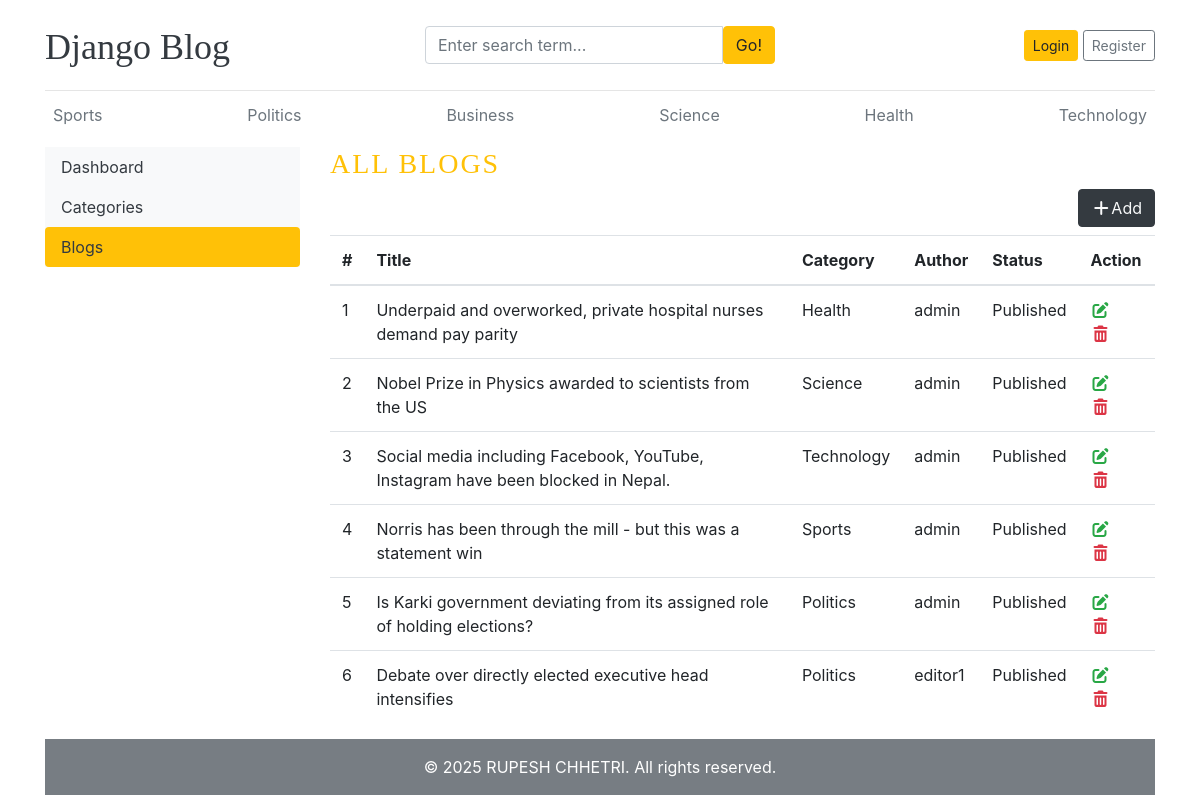
Page /dashboard/blogs/ on the committed database.
### blogs/models.py (models this page shows, shortened)
class Category(models.Model):
    category_name = models.CharField(max_length=100)
    created_at = models.DateTimeField(auto_now_add=True)
    updated_at = models.DateTimeField(auto_now=True)
    class meta:
        verbose_name_plural = "Categories"
    def __str__(self):
        return self.category_name

class Blog(models.Model):
    title=models.CharField(max_length=200)
    slug=models.SlugField(max_length=200, unique=True)
    category=models.ForeignKey(Category, on_delete=models.CASCADE)
    author=models.ForeignKey(User, on_delete=models.CASCADE)
    featured_image=models.ImageField(upload_to='uploads/%Y/%m/%d', null=True, blank=True)
    short_description=models.TextField()
    blog_body=models.TextField()
    status= models.CharField(max_length=50, choices=STATUS_CHOICES, default=0)
    is_featured=models.BooleanField(default=False)
    created_at=models.DateTimeField(auto_now_add=True)
    updated_at=models.DateTimeField(auto_now=True)

### dashboards/views.py (the view)
# urls.py: path("blogs/",views.blogs, name="blogs"),
def blogs(request):
    posts= Blog.objects.all()
    context={
        'posts':posts,
    }
    return render(request, "dashboard/blogs.html", context )

### blogs/context_processors.py (called while the page is built)
def get_categories(request):
    category = Category.objects.all()
    return {'category': category}

def get_socialmedia(request):
    socialmedia = SocialMedia.objects.all()
    return {'socialmedia': socialmedia}

### blog_main/templates/dashboard/blogs.html (shortened to what this page needs)
{% extends "base.html" %}
{% block content %}
<div class="row">
  {% include 'dashboard/sidebar.html' %}
  <div class="col-md-9">
    <h3 class="text-uppercase text-warning" style="letter-spacing: 2px;">ALL BLOGS</h3>
    <a href="{% url 'add_blog' %}" class="btn btn-dark text-light float-right mb-2"><i class="fa-solid fa-plus"></i>Add</a>
    <table class="table table-hover">
  <thead>
    <tr>
      <th >#</th>
      <th >Title</th>
      <th > Category</th>
      <th >Author</th>
      <th >Status</th>
      <th >Action</th>
    </tr>
  </thead>
  <tbody>
    {% for post in posts %}
    <tr>
      <td >{{forloop.counter}}</td>
      <td>{{post.title}}</td>
      <td>{{post.category}}</td>
      <td>{{post.author}}</td>
      <td>{{post.status}}</td>
      <td>
        <a href="{% url 'edit_blog' post.id %}"><i class="fas fa-edit text-success"></i> </a>
        <a href="{% url 'delete_blog' post.id %}"><i class="fas fa-trash-alt text-danger"></i></a>
      </td>
    </tr>
    {% endfor %}
  </tbody>
</table>
  </div>
</div>
{% endblock %}

### blog_main/templates/base.html (shortened to what this page needs)
{% load static %}
<!DOCTYPE html>
<html lang="en">
<head>
    <link href="https://getbootstrap.com/docs/4.0/dist/css/bootstrap.min.css" rel="stylesheet">
    <link rel="stylesheet" href="{% static 'css/blog.css' %}">
    <link rel="stylesheet" href="https://cdnjs.cloudflare.com/ajax/libs/font-awesome/7.0.1/css/all.min.css" />
  </head>
<body>
    <div class="container">
      <header class="blog-header py-3">
        <div class="row flex-nowrap justify-content-between align-items-center">
          <div class="col-4 pt-1">
            <a class="blog-header-logo text-dark" href="/">Django Blog</a>
          </div>
          <div class="col-4">
            <form action="{% url 'blog_search' %}" method="GET">
              <div class="input-group">
            <input
              class="form-control"
              type="text"
              name="keyword"
              placeholder="Enter search term..."
              aria-label="Enter search term..."
              aria-describedby="button-search"
              required
            />
            <button type="submit" class="btn btn-warning" id="button-search" type="button">
              Go!
            </button>
          </div>
            </form>
          </div>
          <div class="col-4 d-flex justify-content-end align-items-center">
            {% if not user.is_authenticated %}
            <a class="btn btn-sm btn-warning" href="{% url 'login' %}">Login</a> &nbsp;
            <a class="btn btn-sm btn-outline-secondary" href="{% url 'register' %}">Register</a>
            {% elif user.is_staff %}
            <a class="btn btn-sm btn-warning" href="{% url 'dashboard' %}">Dashboard</a> &nbsp;
            <a class="btn btn-sm btn-outline-secondary" href="{% url 'logout' %}">Log Out</a>
            {% else %}
            <p>Welcome, <strong>{{ user.username }}</strong> 👋</p> &nbsp;
            <a class="btn btn-sm btn-outline-secondary" href="{% url 'logout' %}">Log Out</a>
            {% endif %}
          </div>
        </div>
      </header>
      <div class="nav-scroller py-1 mb-2">
        <nav class="nav d-flex justify-content-between">
          {% for cat in category %}
          <a class="p-2 text-muted" href="{% url 'post_by_category' cat.id %}">{{ cat.category_name }}</a>
          {% endfor %}
      </div>
{% block content %}
{% endblock %}
<footer class="py-3">
        <div class="container">
            <div class="row">
                <div class="col-md-12 text-center">
                    <p class="mb-0">
                        &copy; 2025 RUPESH CHHETRI. All rights reserved.
                    </p>
                </div>
            </div>
        </div>
    </footer>
 </div>
</body>
</html>

### blog_main/static/css/blog.css (style rules this page uses)
.blog-header { border-bottom: 1px solid #e5e5e5; }
.blog-header-logo { font-family: "Playfair Display", Georgia, "Times New Roman", serif; font-size: 2.25rem; }
h1, h2, h3, h4, h5, h6 { font-family: "Playfair Display", Georgia, "Times New Roman", serif; }

### blog_main/templates/base.html (style rules this page uses)
footer { background-color: #777d83; color: #ffffff; margin-top: auto; }

### rows in the picture
Category: category_name "Sports"
Category: category_name "Politics"
Category: category_name "Business"
Category: category_name "Science"
Category: category_name "Health"
Category: category_name "Technology"
Blog: title "Underpaid and overworked, private hospital nurses demand pay parity", category "Health", author "admin", status "Published"
Blog: title "Nobel Prize in Physics awarded to scientists from the US", category "Science", author "admin", status "Published"
Blog: title "Social media including Facebook, YouTube, Instagram have been blocked in Nepal.", category "Technology", author "admin", status "Published"
Blog: title "Norris has been through the mill - but this was a statement win", category "Sports", author "admin", status "Published"
Blog: title "Is Karki government deviating from its assigned role of holding elections?", category "Politics", author "admin", status "Published"
Blog: title "Debate over directly elected executive head intensifies", category "Politics", author "editor1", status "Published"
